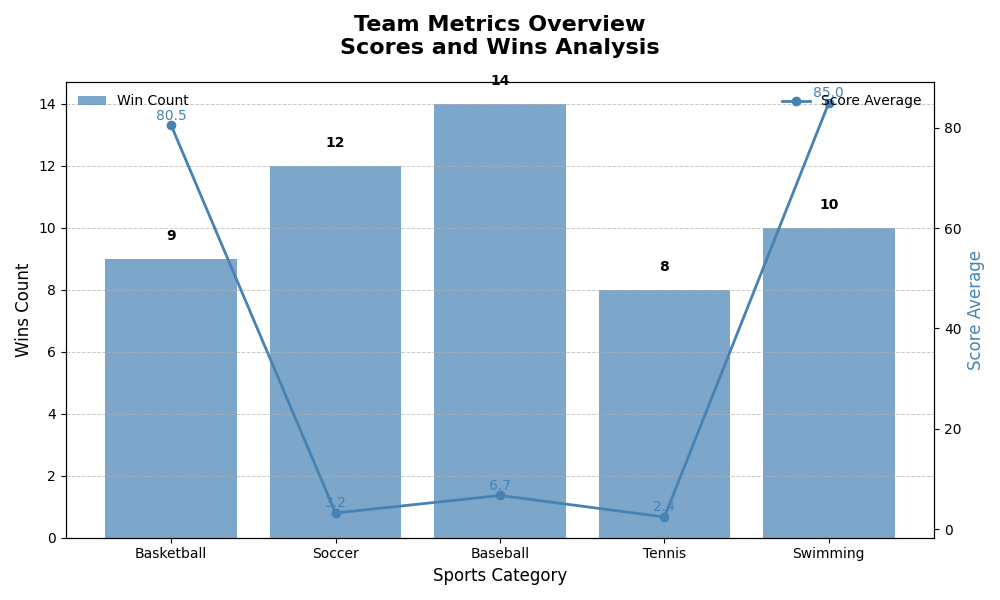

This chart was generated by the following Python code:
import matplotlib.pyplot as plt

# Define sports categories and associated data
sports = ['Basketball', 'Soccer', 'Tennis', 'Baseball', 'Swimming']
wins = [9, 12, 8, 14, 10]
avg_scores = [80.5, 3.2, 2.4, 6.7, 85.0]

# Sorted data
sports_sorted = ['Basketball', 'Soccer', 'Baseball', 'Tennis', 'Swimming']
wins_sorted = [9, 12, 14, 8, 10]
avg_scores_sorted = [80.5, 3.2, 6.7, 2.4, 85.0]

# Create the figure and axis
fig, ax1 = plt.subplots(figsize=(10, 6))

# Bar chart for number of wins
bars = ax1.bar(sports_sorted, wins_sorted, color='#4682B4', alpha=0.7)

# Line plot for average scores
ax2 = ax1.twinx()
ax2.plot(sports_sorted, avg_scores_sorted, color='#4682B4', marker='o', linestyle='-', linewidth=2)

# Titles and labels with altered text
ax1.set_title('Team Metrics Overview\nScores and Wins Analysis', fontsize=16, fontweight='bold', pad=20)
ax1.set_xlabel('Sports Category', fontsize=12)
ax1.set_ylabel('Wins Count', fontsize=12)
ax2.set_ylabel('Score Average', fontsize=12, color='#4682B4')

# Annotating each bar with the number of wins
for bar in bars:
    yval = bar.get_height()
    ax1.text(bar.get_x() + bar.get_width() / 2, yval + 0.5, int(yval), ha='center', va='bottom', fontsize=10, fontweight='bold')

# Annotate each point with the average score
for i, value in enumerate(avg_scores_sorted):
    ax2.text(i, value + 0.5, f'{value}', color='#4682B4', fontsize=10, ha='center', va='bottom')

# Gridlines for readability
ax1.yaxis.grid(True, linestyle='--', linewidth=0.7, alpha=0.7)

# Legends
ax1.legend(['Win Count'], loc='upper left', frameon=False)
ax2.legend(['Score Average'], loc='upper right', frameon=False)

# Adjust layout
plt.tight_layout()

# Display the plot
plt.show()
